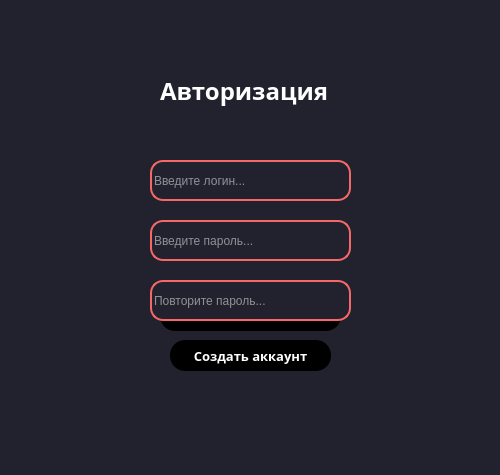
<?xml version="1.0" encoding="UTF-8"?>
<ui version="4.0">
 <class>MainWindow</class>
 <widget class="QMainWindow" name="MainWindow">
  <property name="geometry">
   <rect>
    <x>0</x>
    <y>0</y>
    <width>500</width>
    <height>475</height>
   </rect>
  </property>
  <property name="windowTitle">
   <string>Авторизация</string>
  </property>
  <property name="autoFillBackground">
   <bool>true</bool>
  </property>
  <property name="styleSheet">
   <string notr="true"/>
  </property>
  <widget class="QWidget" name="centralwidget">
   <property name="styleSheet">
    <string notr="true">background-color: #22222e;</string>
   </property>
   <widget class="QPushButton" name="aut_comeBtn">
    <property name="geometry">
     <rect>
      <x>160</x>
      <y>280</y>
      <width>181</width>
      <height>51</height>
     </rect>
    </property>
    <property name="font">
     <font>
      <family>Open Sans</family>
      <pointsize>12</pointsize>
      <weight>75</weight>
      <italic>false</italic>
      <bold>true</bold>
     </font>
    </property>
    <property name="styleSheet">
     <string notr="true">QPushButton{
	background-color: fb5b5d;
	border: 2px;
	border-radius: 15;
	color: white;
}
QPushButton:hover{
	background-color: rgb(220, 220, 109);
}</string>
    </property>
    <property name="text">
     <string>Войти</string>
    </property>
   </widget>
   <widget class="QPushButton" name="aut_regBtn">
    <property name="geometry">
     <rect>
      <x>170</x>
      <y>340</y>
      <width>161</width>
      <height>31</height>
     </rect>
    </property>
    <property name="font">
     <font>
      <family>Open Sans</family>
      <pointsize>10</pointsize>
      <weight>75</weight>
      <italic>false</italic>
      <bold>true</bold>
     </font>
    </property>
    <property name="styleSheet">
     <string notr="true">QPushButton{
	background-color: fb5b5d;
	border: 2px;
	border-radius: 15;
	color: white;
}
QPushButton:hover{
	background-color: rgb(220, 220, 109);
}</string>
    </property>
    <property name="text">
     <string>Создать аккаунт</string>
    </property>
   </widget>
   <widget class="QLineEdit" name="aut_login">
    <property name="geometry">
     <rect>
      <x>150</x>
      <y>160</y>
      <width>201</width>
      <height>41</height>
     </rect>
    </property>
    <property name="font">
     <font>
      <kerning>true</kerning>
     </font>
    </property>
    <property name="mouseTracking">
     <bool>true</bool>
    </property>
    <property name="tabletTracking">
     <bool>false</bool>
    </property>
    <property name="acceptDrops">
     <bool>true</bool>
    </property>
    <property name="autoFillBackground">
     <bool>false</bool>
    </property>
    <property name="styleSheet">
     <string notr="true">background-color: rgb(34, 34, 46);
border: 2px solid #f66867;
border-radius: 13;
color: white;</string>
    </property>
    <property name="text">
     <string/>
    </property>
    <property name="placeholderText">
     <string>Введите логин...</string>
    </property>
   </widget>
   <widget class="QLineEdit" name="aut_password">
    <property name="geometry">
     <rect>
      <x>150</x>
      <y>220</y>
      <width>201</width>
      <height>41</height>
     </rect>
    </property>
    <property name="styleSheet">
     <string notr="true">background-color: rgb(34, 34, 46);
border: 2px solid #f66867;
border-radius: 13;
color: white;</string>
    </property>
    <property name="text">
     <string/>
    </property>
    <property name="placeholderText">
     <string>Введите пароль...</string>
    </property>
   </widget>
   <widget class="QLabel" name="aut_label">
    <property name="geometry">
     <rect>
      <x>160</x>
      <y>70</y>
      <width>181</width>
      <height>41</height>
     </rect>
    </property>
    <property name="font">
     <font>
      <family>Open Sans</family>
      <pointsize>18</pointsize>
      <weight>75</weight>
      <bold>true</bold>
     </font>
    </property>
    <property name="styleSheet">
     <string notr="true">color: white;</string>
    </property>
    <property name="text">
     <string>Авторизация</string>
    </property>
   </widget>
   <widget class="QLabel" name="error_label">
    <property name="geometry">
     <rect>
      <x>170</x>
      <y>119</y>
      <width>161</width>
      <height>31</height>
     </rect>
    </property>
    <property name="font">
     <font>
      <family>Open Sans</family>
      <pointsize>10</pointsize>
      <weight>9</weight>
      <italic>false</italic>
      <bold>false</bold>
     </font>
    </property>
    <property name="styleSheet">
     <string notr="true">font: 75 10pt &quot;Open Sans&quot;;
color: rgb(255, 255, 255);</string>
    </property>
    <property name="text">
     <string/>
    </property>
   </widget>
   <widget class="QLineEdit" name="aut_password_2">
    <property name="geometry">
     <rect>
      <x>150</x>
      <y>280</y>
      <width>201</width>
      <height>41</height>
     </rect>
    </property>
    <property name="styleSheet">
     <string notr="true">background-color: rgb(34, 34, 46);
border: 2px solid #f66867;
border-radius: 13;
color: white;</string>
    </property>
    <property name="text">
     <string/>
    </property>
    <property name="placeholderText">
     <string>Повторите пароль...</string>
    </property>
   </widget>
  </widget>
 </widget>
 <resources/>
 <connections/>
</ui>
